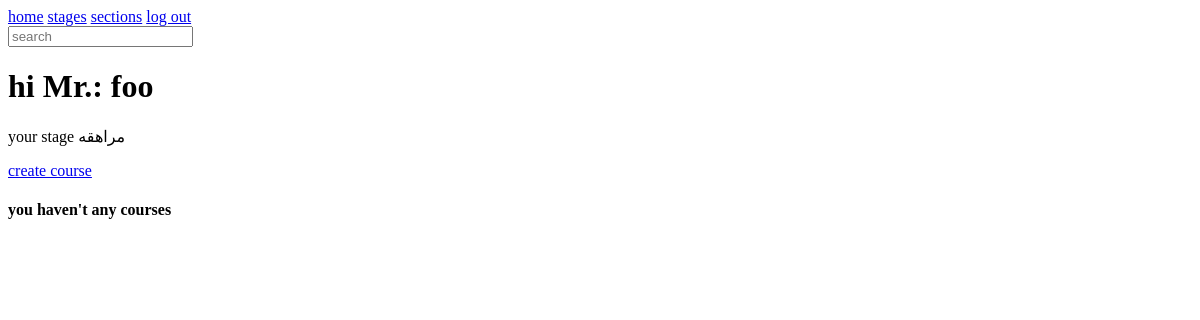
The app's page / (signed in), older data.
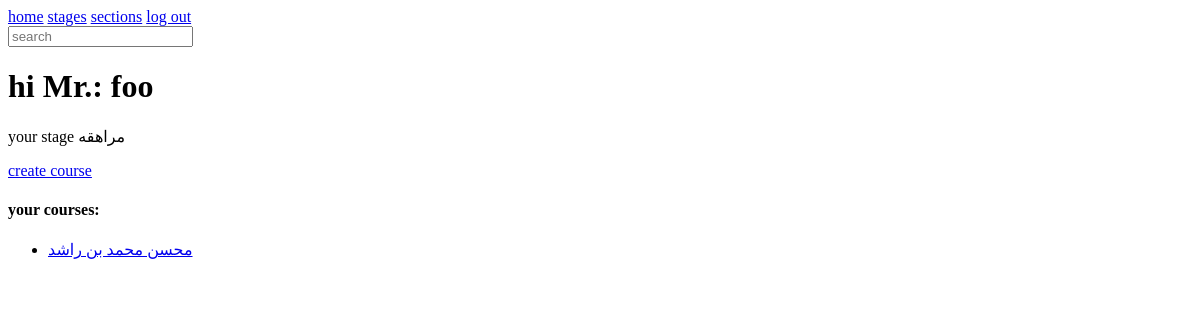
The same page, newer data.
### coursation/models.py (models this page shows, shortened)
class Techer(models.Model):
    user = models.OneToOneField(User, on_delete=models.CASCADE)
    activation = models.BooleanField(default=False)
    acceptation = models.BooleanField(default=False)
    cv = models.FileField(
        upload_to=cv_upload_path,
        blank=False,
        null=True,
        help_text="upload a cv in pdf format",
    )
    demo = models.FileField(
        upload_to=demo_upload_path,
        null=True,
        help_text="upload a short video in mp4 format to intrduse your self and of your shar7",
    )
    def __str__(self) -> str:
        return self.user.username

class User(AbstractUser):
    phone = models.CharField(verbose_name="phone", max_length=11)
    age = models.PositiveSmallIntegerField(null=True)
    stage = models.ForeignKey(
        to="Stage",
        on_delete=models.PROTECT,
        null=True,
        help_text="choose the stage you want to learn thim",
    )
    exams = models.CharField(max_length=20, null=True)
    section = models.ForeignKey(
        to="Section",
        on_delete=models.PROTECT,
        null=True,
        help_text="choose your subject",
    )
    rating = models.CharField(max_length=5, null=True)
    is_teacher = models.BooleanField(default=False)
    is_student = models.BooleanField(default=False)

class Stage(models.Model):
    age_start = models.PositiveSmallIntegerField(choices=age_choises())
    age_end = models.PositiveSmallIntegerField(choices=age_choises())
    name = models.CharField(max_length=20)
    def __str__(self) -> str:
        return self.name

class Course(models.Model):
    name = models.CharField(max_length=20)
    start_date = models.DateField()
    stage = models.ForeignKey(to="Stage", on_delete=models.PROTECT)
    skill = models.ManyToManyField(to="Skills")
    photo = models.FileField(upload_to=course_photo_path, null=True)
    duration = models.CharField(max_length=20)
    teacher = models.ForeignKey(to="Techer", on_delete=models.PROTECT, null=True)
    student = models.ManyToManyField(to="Student", null=True)
    about = models.TextField()
    cirtification = models.FileField(upload_to=certificate_upload_path, null=True)
    create_date = models.DateField(auto_now_add=True)
    review = models.IntegerField(
        default=0, choices=[(1, 1), (2, 2), (3, 3), (4, 4), (5, 5)], null=True
    )

### coursation/views.py (the view, shortened to what this page needs)
# urls.py: path("", views.index, name="index"),
def index(request):
    courses = Course.objects.all()
    if request.user.is_authenticated:
        try:
            if request.user.techer in Techer.objects.all():
                return render(
                    request,
                    "teacher.html",
                    {"teacher": request.user.techer},
                )
        except ObjectDoesNotExist:
            try:
                if request.user.student in Student.objects.all():
                    return render(
                        request,
                        "student.html",
                        {"student": request.user.student, "courses": courses},
                    )
            except ObjectDoesNotExist:
                return render(request, "index.html")

### coursation/templates/teacher.html
{% extends 'index.html' %}
{% block teacher %}
    <h1>hi Mr.: {{teacher}}</h1>
    <p>your stage {{teacher.user.stage}}</p>
    {% if not teacher.activation %}
        <a href="{% url 'teacher_detail_entry' teacher.id %}">please complete your profile </a>
    {% else %}
        {% if not teacher.acceptation %}
            <p>please wait until you get accepted that may take 1-2 days</p>
        {% else %}
            <a href="{% url 'course_create' %}">create course</a>
            {% if teacher.course_set.all %}
            <h4>your courses:</h4>
            <ul>
                {% for course in teacher.course_set.all %}
                    <li><a href="{% url 'course_detail' course.id %}">{{course.name}}</a></li>
                {% endfor %}
            </ul>
            {% else %}
                <h4>you haven't any courses</h4>
            {% endif %}
        {% endif %}
    {% endif %}
{% endblock %}

### coursation/templates/index.html (shortened to what this page needs)
{% extends 'layout.html' %}
{% block body %}
     {% block teacher %}
     {% endblock %}
{% endblock %}

### coursation/templates/layout.html (shortened to what this page needs)
<!DOCTYPE html>
<html lang="en">
<head>
</head>
<body>
    <nav>
        <a href="{% url 'index' %}">home</a>
        <a href="{% url 'stage_list' %}">stages</a>
        <a href="{% url 'section_list' %}">sections</a>
        {% if user.is_authenticated %}
            <a href="{% url 'logout' %}">log out</a>
        {% else %}
            <a href="{% url 'login' %}">log in</a>
        {% endif %}
        <form action="{% url 'search' %}" method="get">
            <input type="search" name="query" id="" placeholder="search">
        </form>
    </nav>
    {% block body %}
    {% endblock %}
</body>
</html>

Row changes from the older to the newer data that the page shows:
added Course: name "محسن محمد بن راشد"
Text that changed along with them:
text no longer shown: "you haven't any courses"
text now shown: "your courses:"
